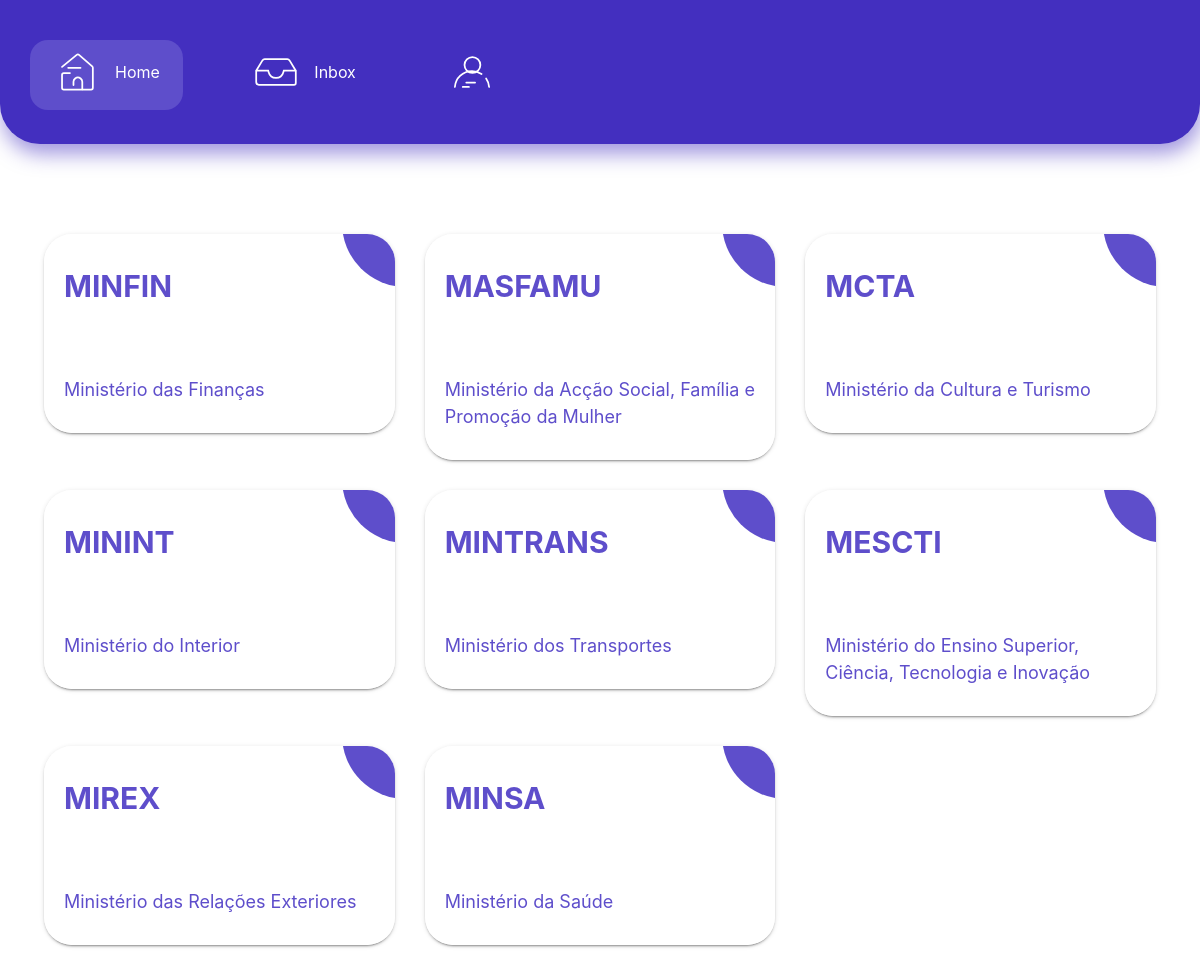
/pages/Home.php, run on the app's committed database.
### tables this page shows
CREATE TABLE ministerio (
  idministerio INT AUTO_INCREMENT PRIMARY KEY,
  titulo VARCHAR(255) NOT NULL,
  descricao VARCHAR(5000) NOT NULL
);

### pages/Home.php (the view, shortened to what this page needs)
<!DOCTYPE html>
<html>
<head>
    <link rel="stylesheet" href="../css/home.css">
    <link rel="stylesheet" href="../css/modal.css">
    <link rel="stylesheet" href="https://cdnjs.cloudflare.com/ajax/libs/font-awesome/5.15.3/css/all.min.css">
    <link rel="stylesheet" href="https://cdnjs.cloudflare.com/ajax/libs/animate.css/4.1.1/animate.min.css" />
    <link rel="stylesheet" href="https://cdn.jsdelivr.net/npm/bootstrap@4.0.0/dist/css/bootstrap.min.css">
</head>
<body>
    <nav>
        <div class="link-background"></div>
        <ul>
            <li>
                <a class="nav_item active">
                    <svg>
                        <use xlink:href="#home">
                    </svg>
                    <span class="link-text">Home</span>
                </a>
            </li>
            <li>
                <a href="messagem.php" class="active">
                    <svg>
                        <use xlink:href="#inbox">
                    </svg>
                    <span class="link-text">Inbox</span>
                </a>
            </li>
            <li>
                <a href="sair.php" class="active">
                    <svg>
                        <use xlink:href="#profile">
                    </svg>
                </a>
            </li>
        </ul>
    </nav>
    <br>
    <div class="ag-format-container">
        <div class="ag-courses_box">
            <?php $cont = 0;
            require '../service/conexao.php';
            $sql = "SELECT * FROM ministerio";
            $result = $conn->query($sql);
            while ($row = $result->fetch_assoc()) {
                $titulo = $row["titulo"];
                $descricao = $row["descricao"];
                $cont++;
            ?>
                <div class="ag-courses_item">
                    <a href="#" class="ag-courses-item_link" data-toggle="modal" data-toggle="modal" data-target="#exampleModal<?= ($cont); ?>">
                        <div class="ag-courses-item_bg"></div>
                        <div class="ag-courses-item_title"><?php echo $titulo; ?></div>
                        <div class="ag-courses-item_date-box"><?php echo $descricao; ?></div>
                    </a>
                </div>
            <?php
            }
            ?>
        </div>
    </div>
</body>
</html>

### css/home.css (style rules this page uses)
body, html { height: 100%; }
body { margin: 0; background: #e9ecff; font-family: "Roboto"; }
nav { width: 100%; position: relative; }
ul { margin-top: 0; list-style-type: none; padding: 0; background: #432fbf; border-bottom-left-radius: 40px; border-bottom-right-radius: 40px; box-shadow: 2px 10px 20px rgba(67, 47, 191, 0.5); }
li { display: inline-block; margin: 40px 20px; }
li:first-child { margin-left: 30px; }
li:last-child { margin-right: 30px; }
a { cursor: pointer; display: flex; align-items: center; padding: 10px 25px; }
svg { stroke: #9386ea; width: 44px; height: 44px; transform: translateX(35px); transition: 0.4s ease all; }
a.active { color: white; }
a.active svg { stroke: white; transform: translateX(0px); }
.link-text { color: white; margin-left: 16px; opacity: 0; transition: 0.3s ease all; user-select: none; height: 42px; display: flex; align-items: center; z-index: 1; }
a.active .link-text { opacity: 1; transition-delay: 0.1s; }
.link-background { position: absolute; left: 30px; top: 40px; background: #5e4ecb; border-radius: 18px; width: 153px; height: 70px; z-index: 0; transition: 0.4s cubic-bezier(0.7, 0, 0.38, 0.86) all; }
.ag-format-container { width: 1142px; margin: 0 auto; }
body { background-color: #FFF; }
.ag-courses_box { display: -webkit-box; display: -ms-flexbox; display: flex; -webkit-box-align: start; -ms-flex-align: start; align-items: flex-start; -ms-flex-wrap: wrap; flex-wrap: wrap; padding: 50px 0; }
.ag-courses_item { -ms-flex-preferred-size: calc(33.33333% - 30px); flex-basis: calc(33.33333% - 30px); margin: 0 15px 30px; overflow: hidden; box-shadow: 0 3px 1px -2px rgba(0,0,0,.2), 0 2px 2px 0 rgba(0,0,0,.14), 0 1px 5px 0 rgba(0,0,0,.12); border-radius: 28px; }
.ag-courses-item_link { display: block; padding: 30px 20px; background-color: #FFF; overflow: hidden; position: relative; }
.ag-courses-item_title { min-height: 87px; margin: 0 0 25px; overflow: hidden; font-weight: bold; font-size: 30px; color: #5e4ecb; z-index: 2; position: relative; }
.ag-courses-item_date-box { font-size: 18px; color: #5e4ecb; z-index: 2; position: relative; }
.ag-courses-item_bg { height: 128px; width: 128px; background-color: #5e4ecb; z-index: 1; position: absolute; top: -75px; right: -75px; border-radius: 50%; -webkit-transition: all .5s ease; -o-transition: all .5s ease; transition: all .5s ease; }
.ag-courses_item:nth-child(3n) .ag-courses-item_bg { background-color: #5e4ecb; color: #FFF; }
.ag-courses_item:nth-child(5n) .ag-courses-item_bg { background-color: #5e4ecb; color: #FFF; }

### data on the page
ministerio: titulo "MINFIN", descricao "Ministério das Finanças"
ministerio: titulo "MASFAMU", descricao "Ministério da Acção Social, Família e Promoção da Mulher"
ministerio: titulo "MCTA", descricao "Ministério da Cultura e Turismo"
ministerio: titulo "MININT", descricao "Ministério do Interior"
ministerio: titulo "MINTRANS", descricao "Ministério dos Transportes"
ministerio: titulo "MESCTI", descricao "Ministério do Ensino Superior, Ciência, Tecnologia e Inovação"
ministerio: titulo "MIREX", descricao "Ministério das Relações Exteriores"
ministerio: titulo "MINSA", descricao "Ministério da Saúde"
